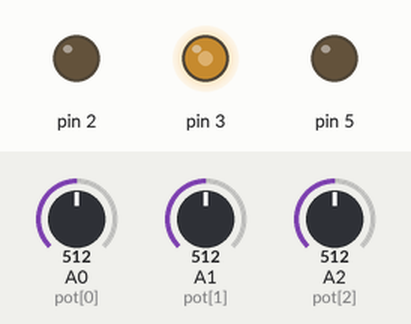
This sketch was run on a simulated Arduino Uno, built with avr-gcc and run on an emulated ATmega328P. Shown: output pins drawn as LEDs (lit = HIGH). Inputs (shaded band) come from the test bench; at power-on: A0 (pot[0]) = 512, A1 (pot[1]) = 512, A2 (pot[2]) = 512.

Above: at 8.4 s.
8.5 s: A0 (pot[0]) set to 716
At 16.7 s:
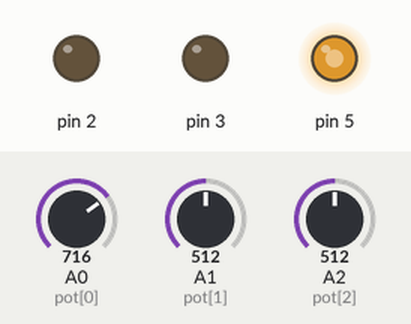
19.4 s: A0 (pot[0]) set to 900
At 24.3 s:
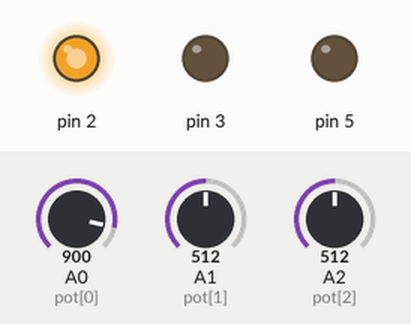
33.4 s: A0 (pot[0]) set to 511
At 39.4 s:
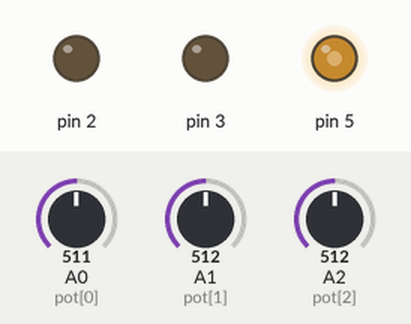
42.4 s: A1 (pot[1]) set to 9
56.4 s: A1 (pot[1]) set to 6
64.0 s: A2 (pot[2]) set to 122
At 70.2 s:
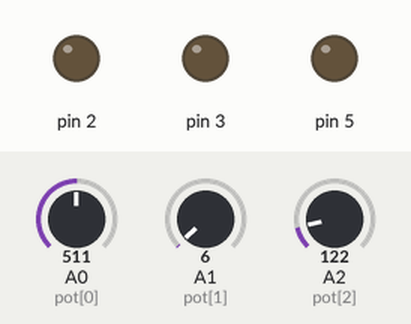
Timing chart, 0 to 72.6 s (numbered marks = the images above; inputs shaded):
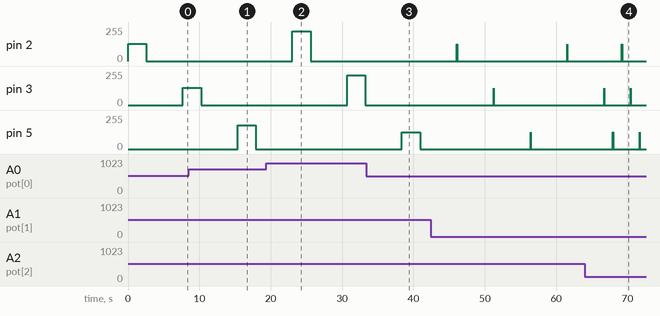

Measured:
- after the input at 64.0 s, pin 2: 0/255 → 127/255 after 5.2 s, → 0/255 0.03 s later

The sketch:

AtMega2560_PWM_Fan_Control.ino
```cpp
#include <TimerThree.h>

const int fan[3] = {2, 3, 5};
const int pot[3] = {A0, A1, A2};

void setup(void)
{
 Timer3.initialize(40);  // 40 us = 25 kHz
  Timer3.pwm(fan[0], 0);
  Timer3.pwm(fan[1], 0);
  Timer3.pwm(fan[2], 0);
  //Serial.begin(9600);

  /*analogWrite(fan[0],0);
  analogWrite(fan[1],0);
  analogWrite(fan[2],0);
  */
} // end setup()

void loop(void)
{
  for (int i = 0; i <= 2; i++)
  {
    Timer3.pwm(fan[i], analogRead(pot[0]));
    //analogWrite(fan[i], analogRead(pot[0]));
    delay(analogRead(pot[1]) * 5);
    Timer3.pwm(fan[i],0);
    //analogWrite(fan[i], 0);
    delay(analogRead(pot[2]) * 10);
  }
} // end loop()
```
